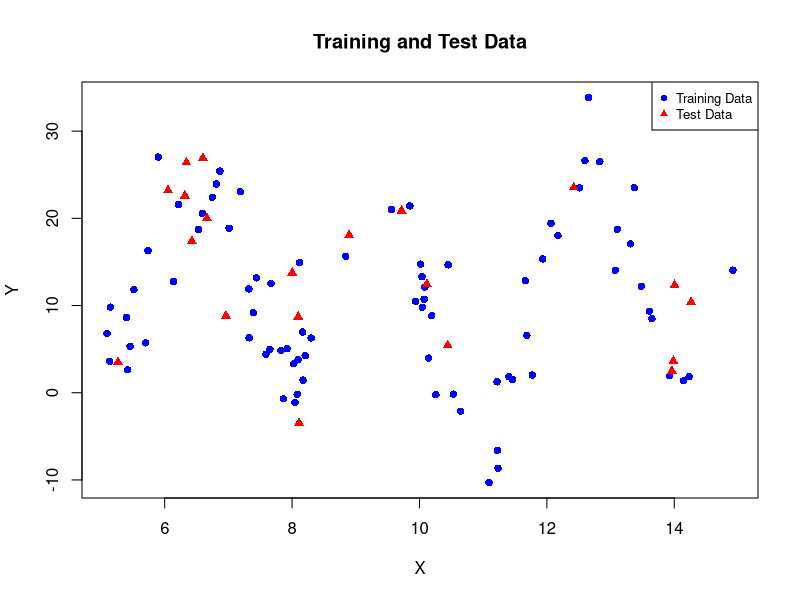
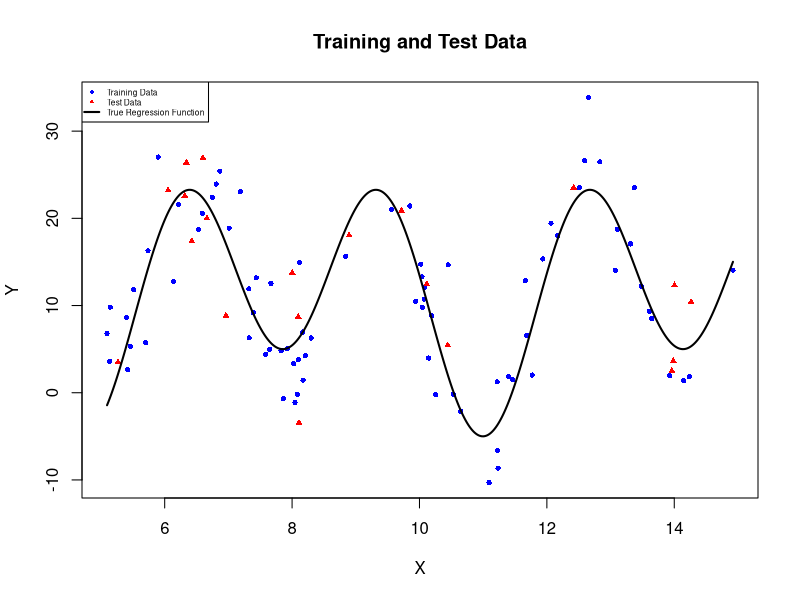
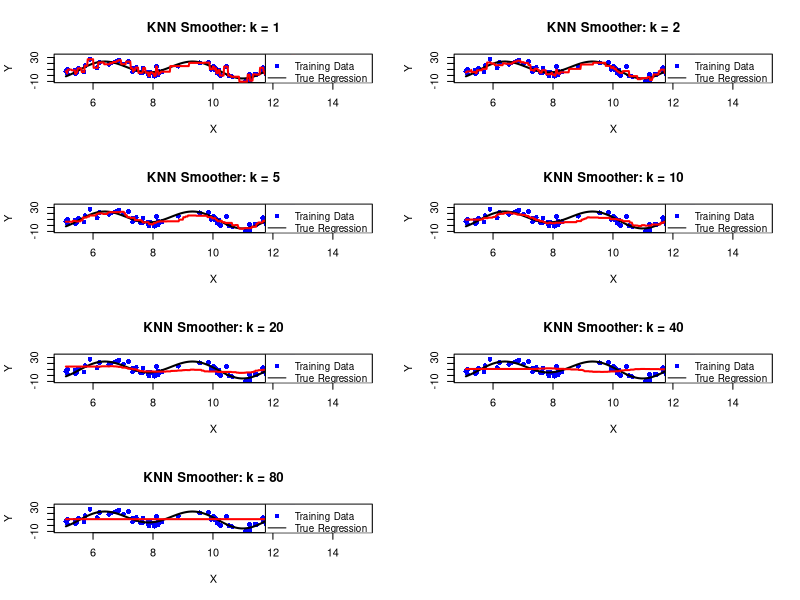
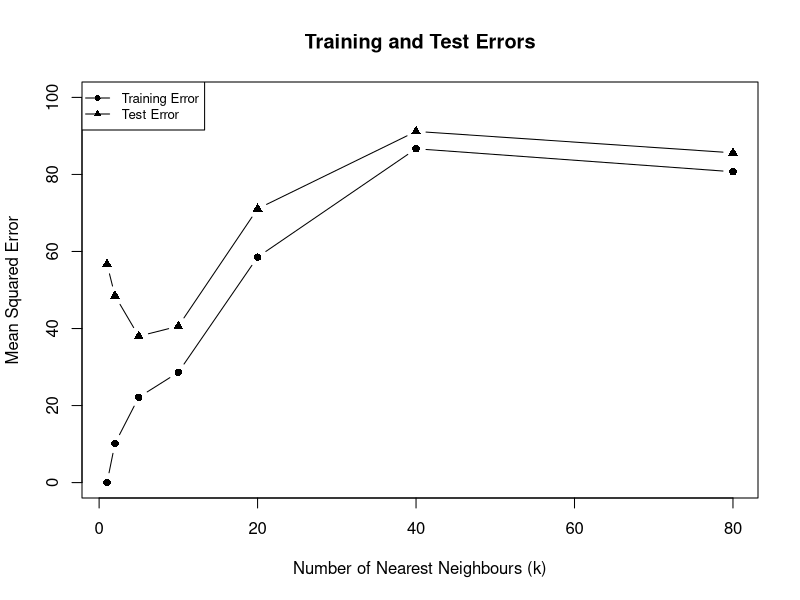
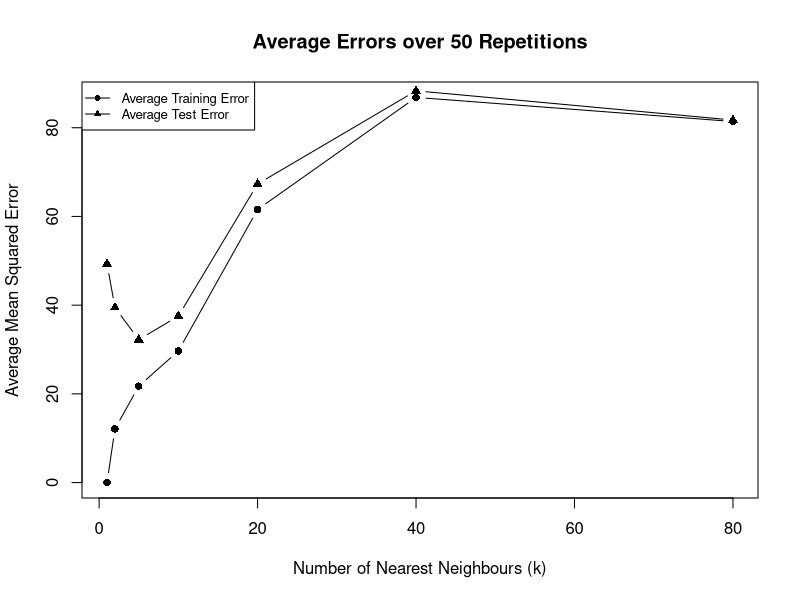
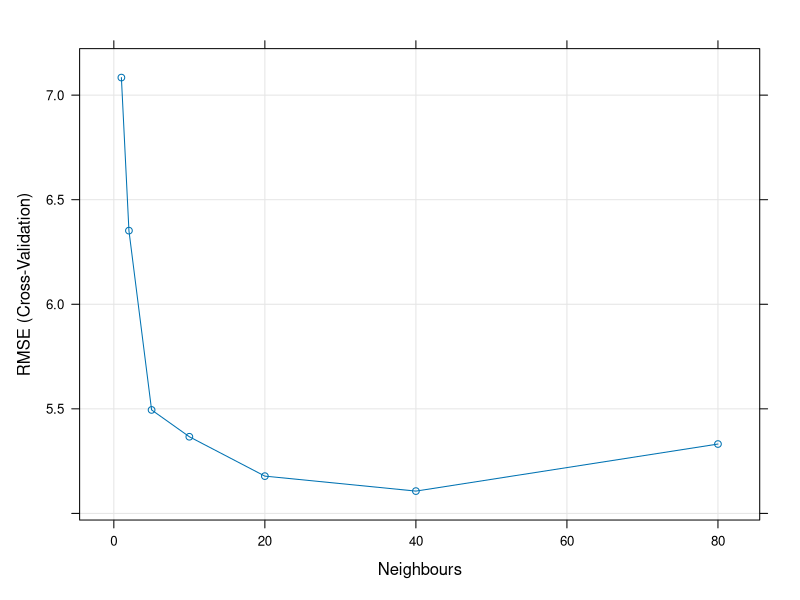

Recreate these plots in R, in order.
## ---- chunk 1
set.seed (1234) 
## ---- chunk 2
X=runif(100,5,15)
## ---- chunk 3
Y=(5*sin(X))+(23*cos(X)^2)+rnorm(100,0,5) 
## ---- chunk 4
Sim.1=data.frame(X=X,Y=Y)
## ---- chunk 5
reg=function(x){5*sin(x)+23*cos(x)^2}
## ---- chunk 6
X.train=X[1:80]
## ---- chunk 7
X.test=X[81:100]
## ---- chunk 8
Y.train=Y[1:80]
## ---- chunk 9
Y.test=Y[81:100]
## ---- chunk 10
# Filled circle for training 
plot(X.train,Y.train,pch = 16,col="blue",
     xlim = range(X),ylim=range(Y),
     xlab="X",ylab="Y",main="Training and Test Data") 

# Add test observations(# Triangle for test ) 
points(X.test,Y.test,pch=17,col="red") 

# Add legend 
legend("topright",legend=c("Training Data","Test Data"),pch = c(16, 17),col = c("blue", "red"),cex=0.8)

## ---- chunk 11
# Create a sequence of X values for a smooth regression curve 
x.grid=seq(min(X),max(X),length.out=500) 

# Calculate the true regression function 
y.true=reg(x.grid)

# Filled circle for training 
plot(X.train,Y.train,pch = 16,col="blue",cex=0.7,
     xlim = range(X),ylim=range(Y),
     xlab="X",ylab="Y",main="Training and Test Data") 

# Add test observations(# Triangle for test ) 
points(X.test,Y.test,pch=17,col="red",cex=0.7) 

# Add true regression function 
lines(x.grid,y.true,col="black",lwd = 2) 

# Add legend 
legend("topleft",
       legend=c("Training Data","Test Data","True Regression Function"), 
       pch=c(16,17,NA), 
       lty=c(NA,NA,1), 
       col=c("blue","red","black"), 
       lwd=c(NA,NA,2),
       cex=0.5)
## ---- chunk 12
# Values of k
k.values=c(1,2,5,10,20,40,80)

# Function for KNN smoother
knn.smooth=function(x.train,y.train,x.new,k)
{
  sapply(x.new,function(x0)
  {
    d=abs(x.train-x0)
    y.train[order(d)[1:k]] |> mean()
  })
}

# Plot all KNN estimates
par(mfrow=c(4,2))

for(k in k.values)
{
  y.knn=knn.smooth(X.train,Y.train,x.grid,k)
  
  plot(X.train,Y.train,pch=16,col="blue",
       xlab="X",ylab="Y",
       main=paste("KNN Smoother: k =",k))
  
  lines(x.grid,reg(x.grid),lwd=2,col="black")
  lines(x.grid,y.knn,lwd=2,col="red")
  
  legend("topright",
         legend=c("Training Data","True Regression","KNN Estimate"),
         pch=c(16,NA,NA),
         lty=c(NA,1,1),
         col=c("blue","black","red"),
         cex=0.9)
}

par(mfrow=c(1,1))
## ---- chunk 13
# Values of k
k.values=c(1,2,5,10,20,40,80)

# Store training and test errors
train.error=numeric(length(k.values))
test.error=numeric(length(k.values))

# Calculate errors for each k
for(i in seq_along(k.values))
{
  k=k.values[i]
  
  # Predictions for training data
  pred.train=knn.smooth(X.train,Y.train,X.train,k)
  
  # Predictions for test data
  pred.test=knn.smooth(X.train,Y.train,X.test,k)
  
  # Mean Squared Errors
  train.error[i]=mean((Y.train-pred.train)^2)
  test.error[i]=mean((Y.test-pred.test)^2)
}

# Display results
error.table=data.frame(
  k=k.values,
  Training.Error=train.error,
  Test.Error=test.error
)

error.table
## ---- chunk 14
plot(k.values,train.error,type="b",pch=16,ylim=c(0,100),
     xlab="Number of Nearest Neighbours (k)",
     ylab="Mean Squared Error",
     main="Training and Test Errors")

lines(k.values,test.error,type="b",pch=17)

legend("topleft",
       legend=c("Training Error","Test Error"),
       pch=c(16,17),lty=1,
       cex=0.8)
## ---- chunk 15
library(caret)

k.values=c(1,2,5,10,20,40,80)

caret.train.error=numeric(length(k.values))
caret.test.error=numeric(length(k.values))

# Create training data frame
train.data=data.frame(
  Y=Y.train,
  X=X.train
)

# Create test data frame
test.data=data.frame(
  X=X.test
)

for(i in seq_along(k.values))
{
  k=k.values[i]
  
  # Fit KNN model
  model=knnreg(Y~X,data=train.data,k=k)
  
  # Predictions
  pred.train=predict(model,train.data)
  pred.test=predict(model,test.data)
  
  # Errors
  caret.train.error[i]=mean((Y.train-pred.train)^2)
  caret.test.error[i]=mean((Y.test-pred.test)^2)
}

# Display results
caret.table=data.frame(
  k=k.values,
  Training.Error=caret.train.error,
  Test.Error=caret.test.error
)

caret.table
## ---- chunk 16
comparison=data.frame(
  k=k.values,
  Manual.Train=train.error,
  Caret.Train=caret.train.error,
  Manual.Test=test.error,
  Caret.Test=caret.test.error
)

comparison
## ---- chunk 17
# Values of k
k.values=c(1,2,5,10,20,40,80)

# Number of repetitions
B=50

# Store errors
train.errors=matrix(0,B,length(k.values))
test.errors=matrix(0,B,length(k.values))

set.seed(1234)

for(b in 1:B)
{
  # Randomly select 80 observations for training
  train.id=sample(1:100,80)
  test.id=setdiff(1:100,train.id)
  
  x.train=X[train.id]
  y.train=Y[train.id]
  x.test=X[test.id]
  y.test=Y[test.id]
  
  for(i in seq_along(k.values))
  {
    k=k.values[i]
    
    # Training predictions
    pred.train=knn.smooth(x.train,y.train,x.train,k)
    
    # Test predictions
    pred.test=knn.smooth(x.train,y.train,x.test,k)
    
    # Errors
    train.errors[b,i]=mean((y.train-pred.train)^2)
    test.errors[b,i]=mean((y.test-pred.test)^2)
  }
}

# Average errors over 50 repetitions
average.errors=data.frame(
  k=k.values,
  Average.Training.Error=colMeans(train.errors),
  Average.Test.Error=colMeans(test.errors)
)

average.errors
## ---- chunk 18
plot(k.values,
     average.errors$Average.Training.Error,
     type="b",pch=16,
     xlab="Number of Nearest Neighbours (k)",
     ylab="Average Mean Squared Error",
     main="Average Errors over 50 Repetitions")

lines(k.values,
      average.errors$Average.Test.Error,
      type="b",pch=17)

legend("topleft",
       legend=c("Average Training Error",
                "Average Test Error"),
       pch=c(16,17),lty=1,cex=0.8)
## ---- chunk 19
library(MASS)
library(caret)

# Load Boston data
data(Boston)

# Set seed for reproducibility
set.seed(1234)

# Values of k to compare
k.values=c(1,2,5,10,20,40,80)

# 22-fold cross-validation
ctrl=trainControl(
  method="cv",
  number=22
)

# Fit KNN model
knn.cv=train(
  medv~lstat,
  data=Boston,
  method="knn",
  tuneGrid=data.frame(k=k.values),
  trControl=ctrl,
  metric="RMSE"
)

# Cross-validation results
knn.cv$results
## ---- chunk 20
# best k
knn.cv$bestTune
## ---- chunk 21
#Plot CV results
plot(knn.cv,xlab="Neighbours")
## ---- chunk 22
# Results
cv.results=knn.cv$results[,c("k","RMSE","Rsquared","MAE")]

cv.results
